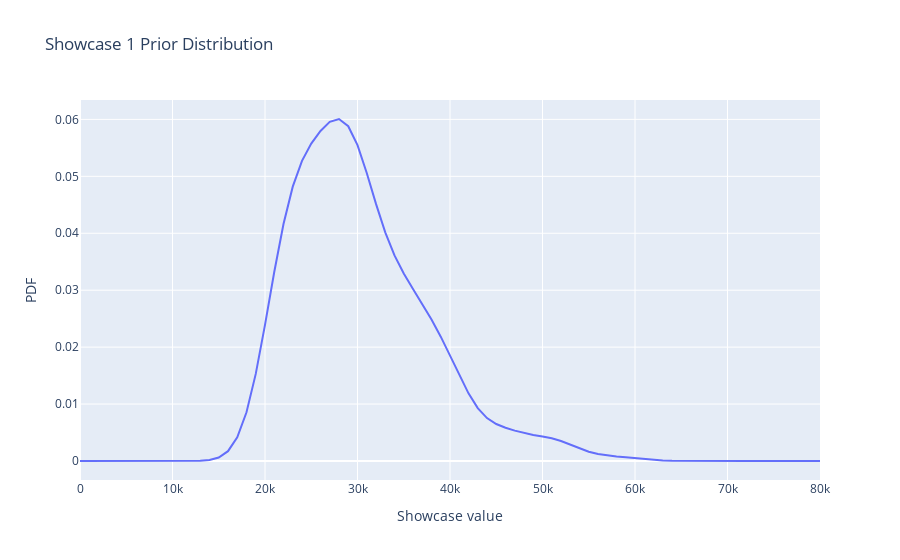

Notebook source saved alongside this figure:
### Code cell
fig = go.Figure()

fig.add_trace(
    go.Line(
        x=prior1.index,
        y=prior1['probs']
    )
)

fig.update_layout(
    xaxis_title='Showcase value',
    yaxis_title='PDF',
    title='Showcase 1 Prior Distribution'
)

fig.show()
